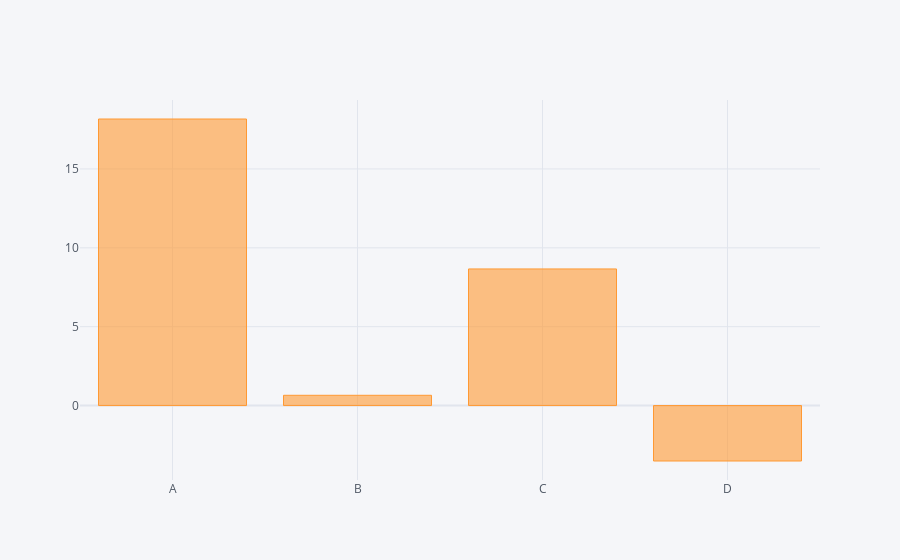

Notebook source saved alongside this figure:
### Code cell
df.sum().iplot(kind='bar')

### Figure 1 — Plotly figure (JSON) as saved in the notebook; plotly's stock layout.template omitted (floating-point values rounded to 4 significant figures)
{"data": [{"marker": {"color": "rgba(255, 153, 51, 0.6)", "line": {"color": "rgba(255, 153, 51, 1.0)", "width": 1}}, "name": "None", "orientation": "v", "text": "", "type": "bar", "x": ["A", "B", "C", "D"], "y": [18.17, 0.6513, 8.662, -3.514]}], "layout": {"legend": {"bgcolor": "#F5F6F9", "font": {"color": "#4D5663"}}, "paper_bgcolor": "#F5F6F9", "plot_bgcolor": "#F5F6F9", "title": {"font": {"color": "#4D5663"}}, "xaxis": {"gridcolor": "#E1E5ED", "showgrid": true, "tickfont": {"color": "#4D5663"}, "title": {"font": {"color": "#4D5663"}, "text": ""}, "zerolinecolor": "#E1E5ED"}, "yaxis": {"gridcolor": "#E1E5ED", "showgrid": true, "tickfont": {"color": "#4D5663"}, "title": {"font": {"color": "#4D5663"}, "text": ""}, "zerolinecolor": "#E1E5ED"}}}
